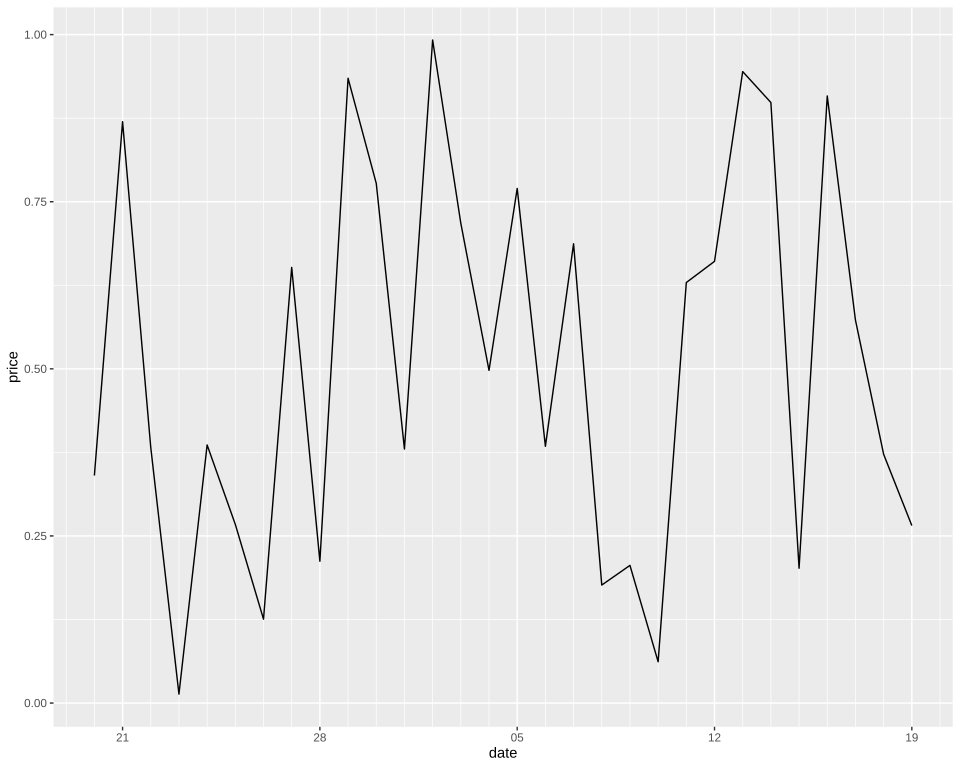

Reproduce this figure in R.
# The plot test/golden/scale_date_width.svg draws, drawn by ggplot2 itself, as ggplot2's own visual tests draw
# their snapshots: the independent check on that golden whenever it changes. The suite never runs
# this; it needs R, ggplot2 and vdiffr, saved as the Docker image giggly-r:ggplot2-4.0.3. From the
# repository's root:
#
#   docker run --rm -v "$PWD/test/golden":/golden:ro giggly-r:ggplot2-4.0.3 \
#     Rscript /golden/scale_date_width.R > scale_date_width.ggplot2.svg
#
# and compare the two drawings element by element, as test/golden/point.R describes.
#
# The scale_date reference page's `base`, its last 30 days ending on 2026-10-19 rather than on
# the day it runs, and its prices R's runif(30) after set.seed(1), with a break every week laid
# from the Monday before the axis's start, each labelled by its day of the month, and a minor grid
# line every day.
#
# First checked with ggplot2 4.0.3 and vdiffr 1.0.9: every element and clip path matches, the one
# departure test/golden/point.R's, the x axis drawn before the y.

library(ggplot2)

last_month <- as.Date("2026-10-19") - 0:29
set.seed(1)
df <- data.frame(date = last_month, price = runif(30))
plot <- ggplot(df, aes(date, price)) +
  geom_line() +
  scale_x_date(date_breaks = "1 week", date_labels = "%d", date_minor_breaks = "1 day") +
  theme_gray()

file <- tempfile(fileext = ".svg")
vdiffr::write_svg(plot, file)
cat(readLines(file), sep = "\n")
